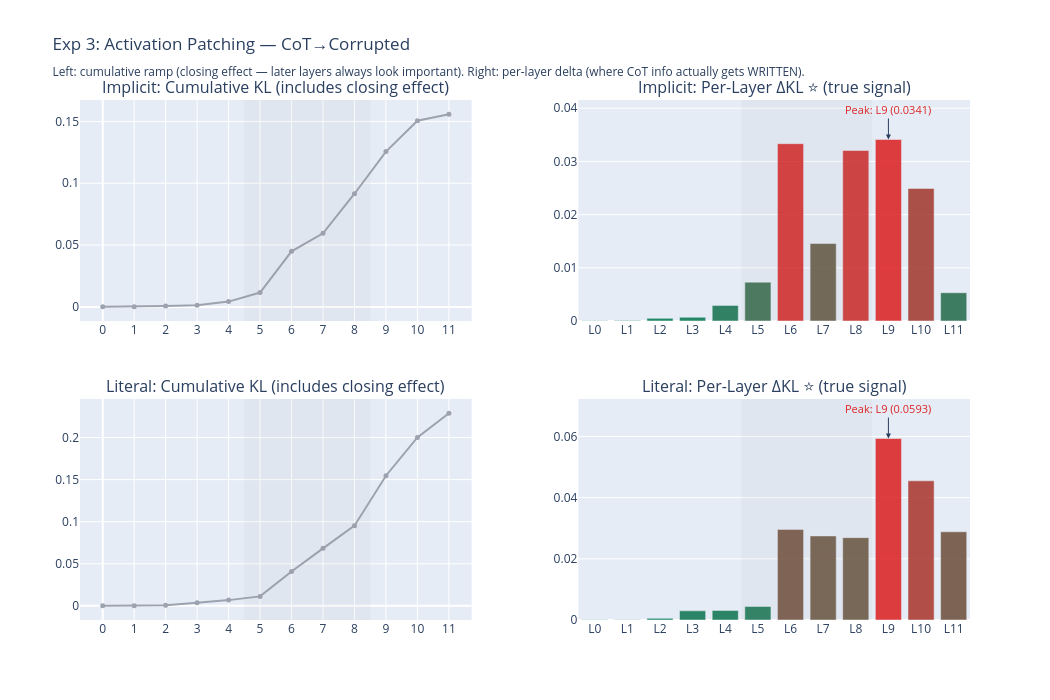

Notebook code for this chart:
### Markdown cell above
---
## Experiment 3: Where Does CoT Information Get Written?

**Question:** Which layers are causally responsible for the difference between correct and corrupted CoT?

**Method:** For each layer, patch the correct CoT's residual stream into the corrupted CoT run, and measure how much the output changes (KL divergence).

**The closing effect trap:** Cumulative KL always shows a monotonic ramp — later layers look more important because there are fewer layers left to wash out the intervention. The fix is **per-layer delta**: ΔKL(l) = KL(l) − KL(l−1), which measures how much *new* information each layer writes.

### Code cell
print("="*80)
print("EXPERIMENT 3: Cross-Condition Activation Patching")
print("Question: Which layers are causally responsible for the CoT vs corrupted difference?")
print("="*80)
print("\nFor each layer, patch 'correct CoT' activations into the 'corrupted CoT' run.")
print("Measure how much this changes the output (ΔKL from clean corrupted run).")

def activation_patching_by_layer(source_text, target_text):
    """Patch source residual stream into target run at each layer.
    Returns cumulative KL per layer."""
    source_tokens = model.to_tokens(source_text)
    _, source_cache = model.run_with_cache(source_tokens)
    
    target_tokens = model.to_tokens(target_text)
    target_logits = model.forward(target_tokens)
    target_probs = torch.softmax(target_logits[0, -1, :], dim=-1)
    
    kl_per_layer = []
    eps = 1e-10
    
    for layer in range(n_layers):
        src_resid = source_cache[f"blocks.{layer}.hook_resid_post"][0, -1, :].clone()
        
        def patch_hook(value, hook, s=src_resid):
            value[0, -1, :] = s
            return value
        
        patched_logits = model.run_with_hooks(
            target_tokens,
            fwd_hooks=[(f"blocks.{layer}.hook_resid_post", patch_hook)],
        )
        patched_probs = torch.softmax(patched_logits[0, -1, :], dim=-1)
        
        p = patched_probs + eps
        q = target_probs + eps
        kl = (p * (p.log() - q.log())).sum().item()
        kl_per_layer.append(kl)
    
    return kl_per_layer

def compute_deltas(kl_list):
    """Convert cumulative KL to per-layer deltas. ΔKL(l) = KL(l) - KL(l-1)"""
    return [kl_list[0]] + [kl_list[i] - kl_list[i-1] for i in range(1, len(kl_list))]

exp3_results = {}

for sent_type in ["implicit", "literal"]:
    conditions = cot_conditions[sent_type]
    key = f"primary/{sent_type}"
    
    kl_cumulative = activation_patching_by_layer(
        source_text=conditions["cot"],
        target_text=conditions["corrupted"]
    )
    kl_deltas = compute_deltas(kl_cumulative)
    
    exp3_results[key] = {
        "type": sent_type,
        "sentence": conditions["no_cot"],
        "kl": kl_cumulative,
        "deltas": kl_deltas,
    }
    
    peak_cum = np.argmax(kl_cumulative)
    peak_delta = np.argmax(kl_deltas)
    print(f"\n  {key}:")
    print(f"    Cumulative peak: L{peak_cum} (KL={kl_cumulative[peak_cum]:.4f}) — includes closing effect")
    print(f"    Delta peak:      L{peak_delta} (ΔKL={kl_deltas[peak_delta]:.4f}) — true bottleneck")

# === Visualization: Side-by-side cumulative vs delta ===
fig = make_subplots(
    rows=2, cols=2, 
    subplot_titles=[
        "Implicit: Cumulative KL (includes closing effect)",
        "Implicit: Per-Layer ΔKL ⭐ (true signal)",
        "Literal: Cumulative KL (includes closing effect)",
        "Literal: Per-Layer ΔKL ⭐ (true signal)",
    ],
    shared_yaxes=False, vertical_spacing=0.15, horizontal_spacing=0.12,
)

layers = list(range(n_layers))
layer_labels = [f"L{i}" for i in layers]

for row, sent_type in enumerate(["implicit", "literal"], 1):
    key = f"primary/{sent_type}"
    kl = exp3_results[key]["kl"]
    deltas = exp3_results[key]["deltas"]
    
    # Col 1: cumulative — gray monotonic ramp (it's NOT the real signal)
    fig.add_trace(go.Scatter(
        x=layers, y=kl, mode="lines+markers",
        showlegend=False,
        line=dict(color="#9ca3af", width=2),
        marker=dict(size=5, color="#9ca3af"),
    ), row=row, col=1)
    
    # Col 2: delta — warm color ramp by magnitude (the real signal)
    max_delta = max(deltas) if max(deltas) > 0 else 1
    bar_colors = [f"rgba({min(255, int(220 * d / max_delta))}, "
                  f"{max(30, int(120 - 90 * d / max_delta))}, "
                  f"{max(30, int(80 - 50 * d / max_delta))}, 0.85)"
                  for d in deltas]
    
    peak_d = int(np.argmax(deltas))
    fig.add_trace(go.Bar(
        x=layer_labels, y=deltas,
        marker_color=bar_colors,
        showlegend=False,
    ), row=row, col=2)
    fig.add_annotation(
        x=f"L{peak_d}", y=deltas[peak_d],
        text=f"Peak: L{peak_d} ({deltas[peak_d]:.4f})",
        showarrow=True, arrowhead=2, ax=0, ay=-30,
        font=dict(size=11, color="#dc2626"),
        row=row, col=2,
    )
    
    # Bottleneck shading on both panels
    for col in [1, 2]:
        fig.add_vrect(x0=L_REQUEST-0.5, x1=L_ABILITY+0.5,
                      fillcolor="gray", opacity=0.06, line_width=0,
                      row=row, col=col)

fig.update_layout(
    title="Exp 3: Activation Patching — CoT→Corrupted<br>"
          "<sub>Left: cumulative ramp (closing effect — later layers always look important). "
          "Right: per-layer delta (where CoT info actually gets WRITTEN).</sub>",
    height=700, width=1050,
)
fig.update_xaxes(dtick=1)
fig.show()

# Diagnosis
print("\n" + "="*80)
print("EXPERIMENT 3 — INTERPRETATION")
print("="*80)
for key, data in exp3_results.items():
    deltas = data["deltas"]
    peak = np.argmax(deltas)
    median_d = float(np.median(deltas))
    ratio = deltas[peak] / median_d if median_d > 0 else float('inf')
    in_bottleneck = L_REQUEST <= peak <= L_ABILITY
    print(f"  {key}: delta peak=L{peak} (ΔKL={deltas[peak]:.4f}), "
          f"median={median_d:.4f}, ratio={ratio:.1f}x, "
          f"{'✓ in L5-L8' if in_bottleneck else '→ outside L5-L8'}")

print("\nLeft plots show monotonic ramp = closing effect (later layers always look important).")
print("Right plots show per-layer delta = where CoT info actually gets WRITTEN.")
print("If delta peak is in L5-L8, CoT integration happens at the pragmatic bottleneck.")

### Figure 1 — Plotly figure (JSON) as saved in the notebook; plotly's stock layout.template omitted (floating-point values rounded to 4 significant figures)
{"data": [{"line": {"color": "#9ca3af", "width": 2}, "marker": {"color": "#9ca3af", "size": 5}, "mode": "lines+markers", "showlegend": false, "type": "scatter", "x": [0, 1, 2, 3, 4, 5, 6, 7, 8, 9, 10, 11], "xaxis": "x", "y": [4.072e-05, 0.0001391, 0.00064, 0.001346, 0.004279, 0.01158, 0.04492, 0.05948, 0.09154, 0.1257, 0.1506, 0.1559], "yaxis": "y"}, {"marker": {"color": ["rgba(0, 119, 79, 0.85)", "rgba(0, 119, 79, 0.85)", "rgba(3, 118, 79, 0.85)", "rgba(4, 118, 78, 0.85)", "rgba(18, 112, 75, 0.85)", "rgba(47, 100, 69, 0.85)", "rgba(214, 32, 31, 0.85)", "rgba(93, 81, 58, 0.85)", "rgba(206, 35, 33, 0.85)", "rgba(220, 30, 30, 0.85)", "rgba(160, 54, 43, 0.85)", "rgba(34, 105, 72, 0.85)"]}, "showlegend": false, "type": "bar", "x": ["L0", "L1", "L2", "L3", "L4", "L5", "L6", "L7", "L8", "L9", "L10", "L11"], "xaxis": "x2", "y": [4.072e-05, 9.841e-05, 0.0005008, 0.0007058, 0.002934, 0.007305, 0.03334, 0.01456, 0.03206, 0.03412, 0.02492, 0.005315], "yaxis": "y2"}, {"line": {"color": "#9ca3af", "width": 2}, "marker": {"color": "#9ca3af", "size": 5}, "mode": "lines+markers", "showlegend": false, "type": "scatter", "x": [0, 1, 2, 3, 4, 5, 6, 7, 8, 9, 10, 11], "xaxis": "x3", "y": [5.378e-05, 0.0001599, 0.0006987, 0.003705, 0.006834, 0.01127, 0.04088, 0.06836, 0.09527, 0.1546, 0.2001, 0.2289], "yaxis": "y3"}, {"marker": {"color": ["rgba(0, 119, 79, 0.85)", "rgba(0, 119, 79, 0.85)", "rgba(1, 119, 79, 0.85)", "rgba(11, 115, 77, 0.85)", "rgba(11, 115, 77, 0.85)", "rgba(16, 113, 76, 0.85)", "rgba(109, 75, 55, 0.85)", "rgba(101, 78, 56, 0.85)", "rgba(99, 79, 57, 0.85)", "rgba(220, 30, 30, 0.85)", "rgba(168, 51, 41, 0.85)", "rgba(106, 76, 55, 0.85)"]}, "showlegend": false, "type": "bar", "x": ["L0", "L1", "L2", "L3", "L4", "L5", "L6", "L7", "L8", "L9", "L10", "L11"], "xaxis": "x4", "y": [5.378e-05, 0.0001061, 0.0005388, 0.003006, 0.00313, 0.004432, 0.02962, 0.02748, 0.02691, 0.05933, 0.04548, 0.02883], "yaxis": "y4"}], "layout": {"annotations": [{"font": {"size": 16}, "showarrow": false, "text": "Implicit: Cumulative KL (includes closing effect)", "x": 0.22, "xanchor": "center", "xref": "paper", "y": 1, "yanchor": "bottom", "yref": "paper"}, {"font": {"size": 16}, "showarrow": false, "text": "Implicit: Per-Layer ΔKL ⭐ (true signal)", "x": 0.78, "xanchor": "center", "xref": "paper", "y": 1, "yanchor": "bottom", "yref": "paper"}, {"font": {"size": 16}, "showarrow": false, "text": "Literal: Cumulative KL (includes closing effect)", "x": 0.22, "xanchor": "center", "xref": "paper", "y": 0.425, "yanchor": "bottom", "yref": "paper"}, {"font": {"size": 16}, "showarrow": false, "text": "Literal: Per-Layer ΔKL ⭐ (true signal)", "x": 0.78, "xanchor": "center", "xref": "paper", "y": 0.425, "yanchor": "bottom", "yref": "paper"}, {"arrowhead": 2, "ax": 0, "ay": -30, "font": {"color": "#dc2626", "size": 11}, "showarrow": true, "text": "Peak: L9 (0.0341)", "x": "L9", "xref": "x2", "y": 0.03412, "yref": "y2"}, {"arrowhead": 2, "ax": 0, "ay": -30, "font": {"color": "#dc2626", "size": 11}, "showarrow": true, "text": "Peak: L9 (0.0593)", "x": "L9", "xref": "x4", "y": 0.05933, "yref": "y4"}], "height": 700, "shapes": [{"fillcolor": "gray", "line": {"width": 0}, "opacity": 0.06, "type": "rect", "x0": 4.5, "x1": 8.5, "xref": "x", "y0": 0, "y1": 1, "yref": "y domain"}, {"fillcolor": "gray", "line": {"width": 0}, "opacity": 0.06, "type": "rect", "x0": 4.5, "x1": 8.5, "xref": "x2", "y0": 0, "y1": 1, "yref": "y2 domain"}, {"fillcolor": "gray", "line": {"width": 0}, "opacity": 0.06, "type": "rect", "x0": 4.5, "x1": 8.5, "xref": "x3", "y0": 0, "y1": 1, "yref": "y3 domain"}, {"fillcolor": "gray", "line": {"width": 0}, "opacity": 0.06, "type": "rect", "x0": 4.5, "x1": 8.5, "xref": "x4", "y0": 0, "y1": 1, "yref": "y4 domain"}], "title": {"text": "Exp 3: Activation Patching — CoT→Corrupted<br><sub>Left: cumulative ramp (closing effect — later layers always look important). Right: per-layer delta (where CoT info actually gets WRITTEN).</sub>"}, "width": 1050, "xaxis": {"anchor": "y", "domain": [0, 0.44], "dtick": 1}, "xaxis2": {"anchor": "y2", "domain": [0.56, 1], "dtick": 1}, "xaxis3": {"anchor": "y3", "domain": [0, 0.44], "dtick": 1}, "xaxis4": {"anchor": "y4", "domain": [0.56, 1], "dtick": 1}, "yaxis": {"anchor": "x", "domain": [0.575, 1]}, "yaxis2": {"anchor": "x2", "domain": [0.575, 1]}, "yaxis3": {"anchor": "x3", "domain": [0, 0.425]}, "yaxis4": {"anchor": "x4", "domain": [0, 0.425]}}}
